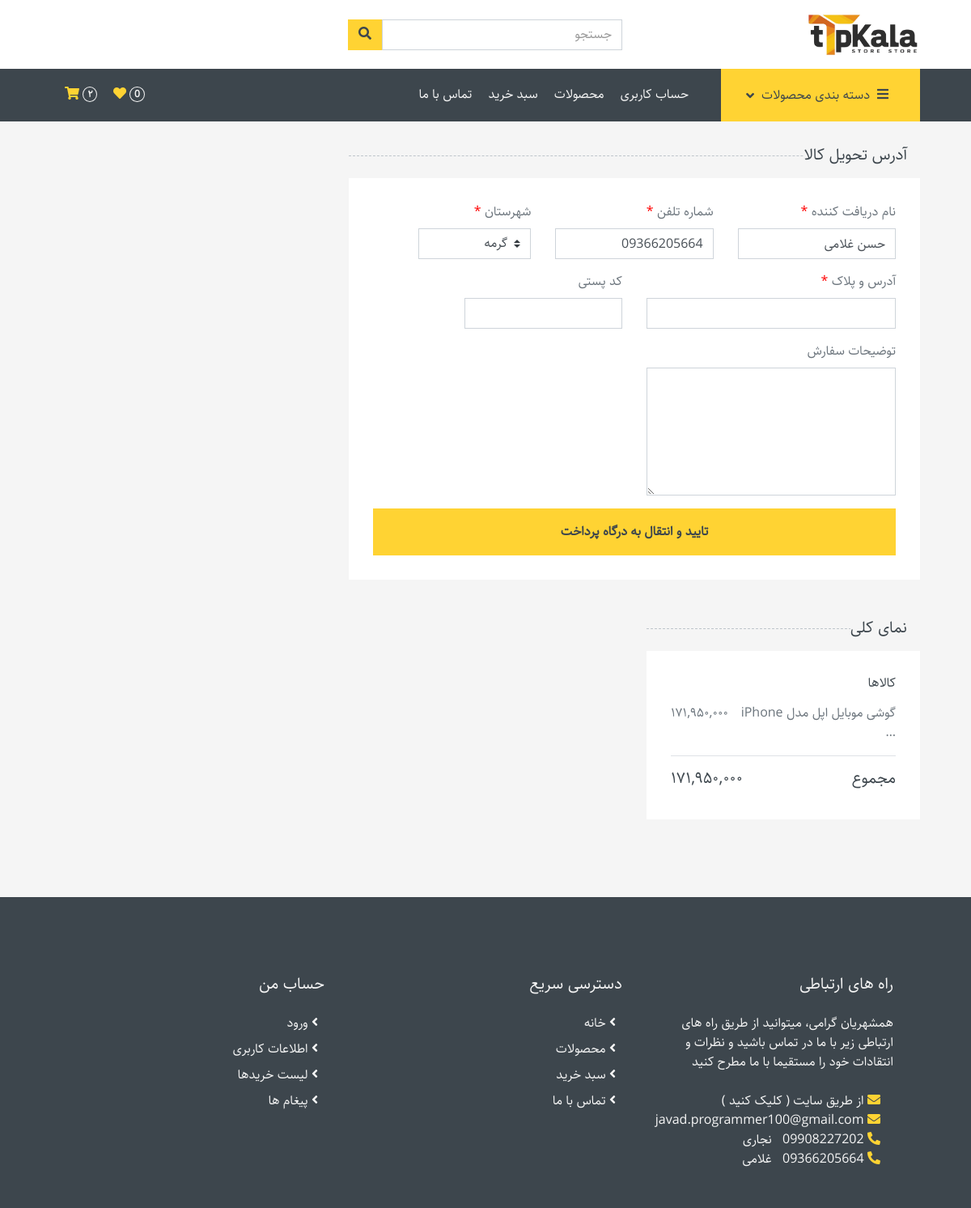
Page /account/checkout/ (signed in) on the committed database.
### account/models.py (models this page shows, shortened)
class User(AbstractBaseUser):
    name = models.CharField(max_length=50)
    phone_number = models.CharField(max_length=15, unique=True, editable=False)
    created_at = models.DateTimeField(auto_now_add=True)
    is_staff = models.BooleanField(default=False)
    is_superuser = models.BooleanField(default=False)
    USERNAME_FIELD = 'phone_number'
    objects = UserManager()

class Order(models.Model):
    user = models.ForeignKey(User, on_delete=models.CASCADE, related_name='orders')
    product_size_color = models.ForeignKey(ProductSizeColor, on_delete=models.CASCADE)
    quantity = models.PositiveSmallIntegerField(validators=[MinValueValidator(1)])
    paid = models.BooleanField(default=False)
    def total_price(self):
        return self.product_size_color.product.price_after_discount() * self.quantity
    def total_price_fa(self):
        return format_price(self.total_price(), lang='fa')

class Cart(models.Model):
    STATUSES = (
        ('unpaid', 'unpaid'),
        ('sending', 'sending'),
        ('delivered', 'delivered'),
        ('returned', 'returned'),
    )
    user = models.ForeignKey(User, on_delete=models.SET_NULL, null=True, related_name='carts')
    orders = models.ManyToManyField(Order, blank=True)
    order_code = models.AutoField(primary_key=True, unique=True)
    order_description = models.TextField(null=True, blank=True)
    address_text = models.TextField(blank=True)
    postal_code = models.CharField(max_length=20, null=True, blank=True)
    recipient_name = models.CharField(max_length=100, null=True, blank=True)
    phone_number = models.CharField(max_length=20, null=True, blank=True)
    paid = models.BooleanField(default=False)
    pay_time = models.DateTimeField(null=True, blank=True)
    amount_paid = models.CharField(max_length=50, null=True, blank=True)
    status = models.CharField(choices=STATUSES, max_length=10, default='unpaid')
    status_reason = models.TextField(null=True, blank=True)
    created_at = models.DateTimeField(auto_now_add=True)
    def total_price(self):
        return sum(order.total_price() for order in self.orders.filter(paid=False))
    def total_price_fa(self):
        return format_price(self.total_price(), lang='fa')

### product/models.py (models this page shows, shortened)
class ProductSizeColor(models.Model):
    product = models.ForeignKey(Product, on_delete=models.CASCADE, related_name='size_color')
    size = models.ForeignKey(Size, on_delete=models.CASCADE, null=True, blank=True)
    color = models.ForeignKey(Color, on_delete=models.CASCADE, null=True, blank=True)
    quantity = models.IntegerField(default=0)
    class Meta:
        ordering = ['product']
        unique_together = ['product', 'size', 'color']

class Product(models.Model):
    title = models.CharField(max_length=255, unique=True)
    introduction = models.TextField()
    description = models.TextField()
    category = models.ForeignKey(Category, on_delete=models.SET_NULL, null=True, related_name='products')
    cover = ResizedImageField(upload_to='product_cover', force_format='WEBP', quality=100, size=[800, 800])
    purchase_price = models.PositiveIntegerField()
    price = models.PositiveIntegerField()
    sales_count = models.PositiveIntegerField(default=0)
    discount = models.PositiveSmallIntegerField(default=0, validators=[MaxValueValidator(100)])
    public = models.BooleanField(default=True)
    created_at = models.DateTimeField(auto_now_add=True)
    def price_after_discount(self):
        return round(self.price * ((100-self.discount) / 100))

### account/views/checkout.py (the view, shortened to what this page needs)
# urls.py: path('account/checkout/', views.CheckoutView.as_view(), name='checkout'),
class CheckoutView(LoginRequiredMixin, View):
    def get(self, request):
        context = {}
        user = self.request.user
        cart = get_user_cart(user)
        orders = get_user_orders(user=user)
        context['cart'] = cart
        context['orders'] = orders.filter(quantity__gt=0).order_by('product_size_color__product__title')
        current_cart = user.carts.filter(paid=False).last()
        previous_cart = user.carts.filter(paid=True).last()
        context['information'] = get_user_address_information(user, current_cart, previous_cart)
        return render(request, 'account/checkout.html', context=context)

### account/context_processor.py (called while the page is built)
def cart_detail(request):
    if request.user.is_authenticated:
        orders = get_user_orders(request.user)
        if orders:
            orders_quantity = orders.values_list('quantity', flat=True)
            return {
                'cart_products_count': format_price(sum(orders_quantity), lang='fa'),
            }
    return {}

### product/context_processor.py (called while the page is built)
def categories(request):
    all_categories = Category.objects.all()
    category_filter = [category for category in all_categories if category.products.count() > 0]
    return {
        'categories': category_filter,
    }

### product/models.py (called while the page is built)
    def product_count_fa(self):
        return format_price(self.products.count(), lang='fa')

### utils.py (called while the page is built, shortened)
def persian_numbers_converter(mystr):
    jnumbers = {
        '0' : '۰',
        '1' : '۱',
        '2' : '۲',
        '3' : '۳',
        '4' : '۴',
        '5' : '۵',
        '6' : '۶',
        '7' : '۷',
        '8' : '۸',
        '9' : '۹',
    }
    for e, p in jnumbers.items():
        mystr = mystr.replace(e, p)
    return mystr

def format_price(number, lang='en'):
    if number is None:
        return 0
    reversed_number = str(number)[::-1]
    formatted_parts = []
    for i in range(0, len(reversed_number), 3):
        part = reversed_number[i:i + 3]
        formatted_parts.append(part)
    if lang == 'en':
        return ",".join(formatted_parts)[::-1]
    return persian_numbers_converter(",".join(formatted_parts)[::-1])

def get_user_cart(user):
    from account.models import Cart
    if user.is_authenticated:
        return Cart.objects.get_or_create(user=user, paid=False)[0]
    return None

def get_user_orders(user, paid=False):
    return user.orders.filter(paid=paid) if user.is_authenticated else None

def get_user_address_information(user, current_cart, previous_cart):
        if current_cart and current_cart.recipient_name:
            return {
                'recipient_name': current_cart.recipient_name,
                'phone_number': current_cart.phone_number,
                'address': current_cart.address_text,
                'postal_code': current_cart.postal_code,
            }
        else:
            return {
                'recipient_name': user.name,
                'phone_number': user.phone_number,
            }

### account/templates/account/checkout.html (shortened to what this page needs)
{% extends 'base.html' %}
{% block content %}
<div class="container-fluid">
    <div class="row px-xl-5">
        <form id="checkout-form" method="POST">
            <div class="col-lg-8">
                <h5 class="section-title position-relative text-uppercase mb-3"><span class="bg-secondary pr-3">آدرس تحویل کالا</span></h5>
                <div class="bg-light p-30 mb-5">
                    <div class="row">
                        <div class="col-md-4 form-group">
                            <label>نام دریافت کننده <span style="color: red;">*</span></label>
                            <input class="form-control" name="recipient_name" type="text" value="{{ information.recipient_name }}" required>
                        </div>
                        <div class="col-md-4 form-group">
                            <label>شماره تلفن <span style="color: red;">*</span></label>
                            <input class="form-control" name="phone" type="number" value="{{ information.phone_number }}" required>
                        </div>
                        <div class="col-md-3 form-group">
                            <label>شهرستان <span style="color: red;">*</span></label>
                            <select class="custom-select" name="city" required>
                                <option selected>گرمه</option>
                            </select>
                        </div>
                        <div class="col-md-6 form-group">
                            <label>آدرس و پلاک <span style="color: red;">*</span></label>
                            <input class="form-control" name="address" type="text" value="{{ information.address }}" required>
                        </div>
                        <div class="col-md-4 form-group">
                            <label>کد پستی</label>
                            <input class="form-control" name="postal_code" type="number" value="{{ information.postal_code }}">
                        </div>
                        <div class="col-md-6 form-group">
                            <label>توضیحات سفارش</label>
                            <textarea class="form-control" name="description" id="" cols="30" rows="6"></textarea>
                        </div>
                        <div class="col-md-4 form-group">
                        </div>
                    </div>
                    <button class="btn btn-block btn-primary font-weight-bold py-3">تایید و انتقال به درگاه پرداخت</button>
                </div>
            </div>
        </form>
        <div class="col-lg-4">
            <h5 class="section-title position-relative text-uppercase mb-3"><span class="bg-secondary pr-3">نمای کلی</span></h5>
            <div class="bg-light p-30 mb-5">
                <div class="border-bottom">
                    <h6 class="mb-3">کالاها</h6>
                    {% for order in orders %}
                        <div class="d-flex justify-content-between">
                            <p title="{{ order.product_size_color.product.title }}">{{ order.product_size_color.product.title|truncatewords:5 }}</p>
                            <p>{{ order.total_price_fa }}</p>
                        </div>
                    {% endfor %}
                </div>
                <div class="pt-2">
                    <div class="d-flex justify-content-between mt-2">
                        <h5>مجموع</h5>
                        <h5>{{ cart.total_price_fa }}</h5>
                    </div>
                </div>
            </div>
        </div>
    </div>
</div>
{% endblock content %}

### static/css/my-style.css (style rules this page uses)
* { font-family: "Sahel"; }
body { direction: rtl; text-align: right; }
.d-flex:not(.col-lg-3 > .d-flex) { display: flex; justify-content: space-between; }

### rows in the picture
User: recipient_name "حسن غلامی", phone "09366205664"
Order: product_size_color.product "گوشی موبایل اپل مدل iPhone …", total_price_fa "۱۷۱,۹۵۰,۰۰۰"
Cart: total_price_fa "۱۷۱,۹۵۰,۰۰۰"

### other values in the picture
{{ cart_products_count }} "۲"
